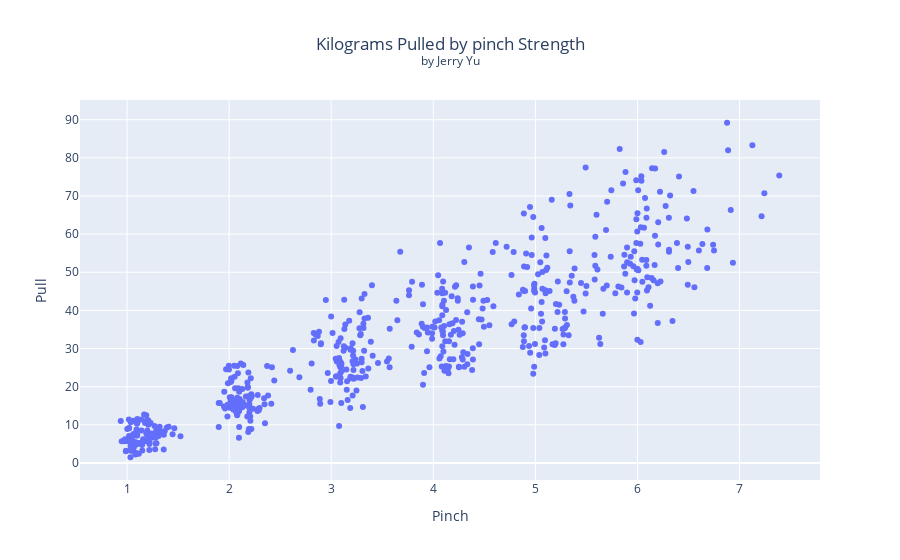

Notebook code cell kept with this figure:
### Code cell
# Now Graph Relation Between Pinch and Pull
pinchpull = px.scatter(Chalk, x = "Pinch", y = "Pull",title = "Kilograms Pulled by pinch Strength")
pinchpull.update_layout(
    title = {
        "text":"Kilograms Pulled by pinch Strength<br><sup>by Jerry Yu</sub>",
        "x":0.5,
        "xanchor":"center",
        "yanchor":"top"
    }
)
pinchpull.show()

#nice and Linear, but maybe not homoscedastic

### Figure 1 — Plotly figure (JSON) as saved in the notebook; plotly's stock layout.template omitted (floating-point values rounded to 4 significant figures; data arrays with more than 128 entries replaced by an {"elided": "..."} marker saying what was removed)
{"data": [{"hovertemplate": "Pinch=%{x}<br>Pull=%{y}<extra></extra>", "legendgroup": "", "marker": {"color": "#636efa", "symbol": "circle"}, "mode": "markers", "name": "", "orientation": "v", "showlegend": false, "type": "scatter", "x": {"elided": "576 float values"}, "xaxis": "x", "y": {"elided": "576 float values"}, "yaxis": "y"}], "layout": {"legend": {"tracegroupgap": 0}, "title": {"text": "Kilograms Pulled by pinch Strength<br><sup>by Jerry Yu</sub>", "x": 0.5, "xanchor": "center", "yanchor": "top"}, "xaxis": {"anchor": "y", "domain": [0, 1], "title": {"text": "Pinch"}}, "yaxis": {"anchor": "x", "domain": [0, 1], "title": {"text": "Pull"}}}}
